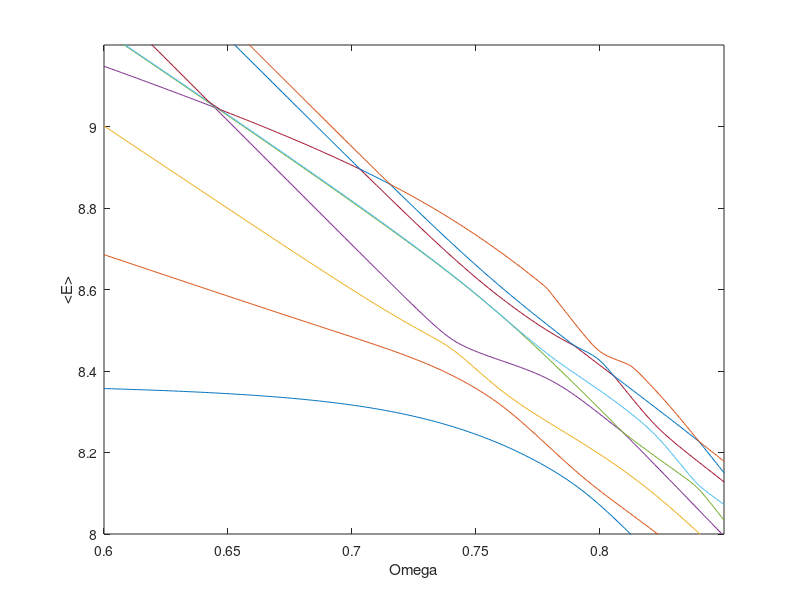

MATLAB code to generate this figure:
clear all; clc;
L = csvread('LMat.csv');
U= csvread('UMatFinal.csv');
V = csvread('VMatFinalincA.csv');
N = eye(39).*6;
n=0;

for Omega = 0.6:0.001:0.85
    n=n+1;
    
    LOmega = L.*(1-Omega);
    Total = N+U+(LOmega)+(V);
    Eig = eig(Total);
    
    OmegaIncreaseMatrix(1,n) = Omega;
    OmegaEnergyMatrix(:,n) = Eig;
    %%% Following line selects only the lowest 8 eigenstates
    OmegaMatRestricted = OmegaEnergyMatrix(1:9,:);
    
    
end

plot(OmegaIncreaseMatrix,OmegaMatRestricted);
xlabel('Omega')
ylabel('<E>')
ylim([8 9.2])
xlim([0.6 0.85])
hold off;